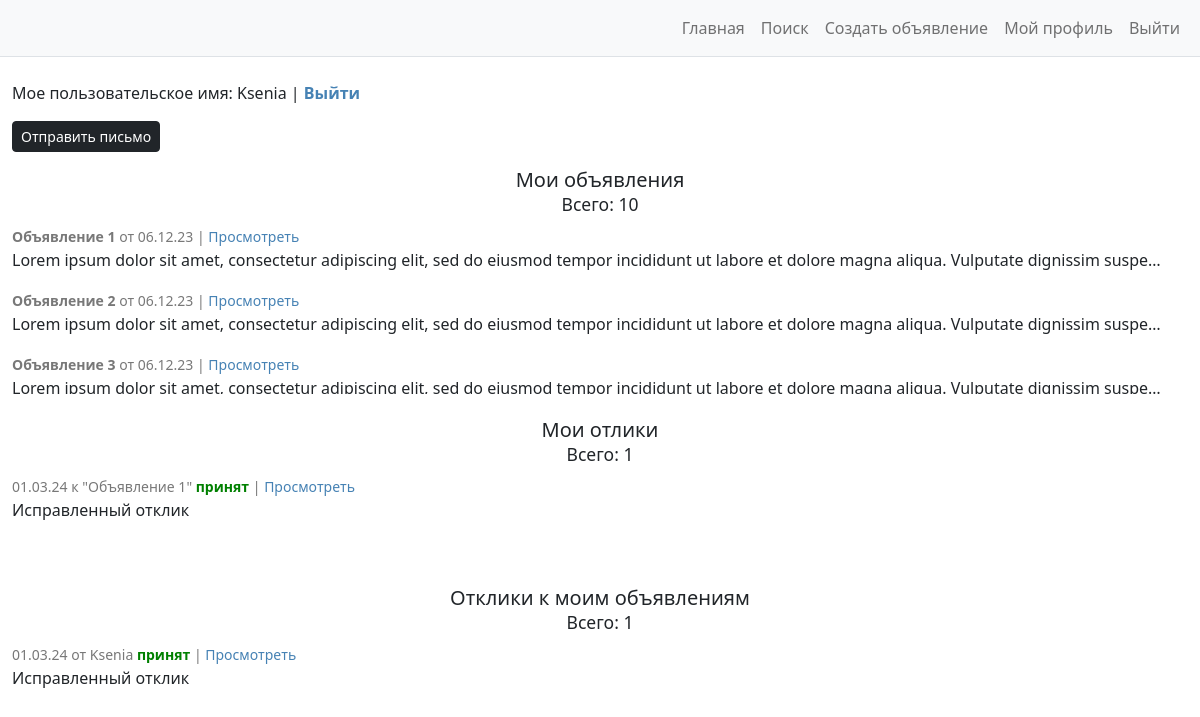
The app's page /my_profile/ (signed in), older data.
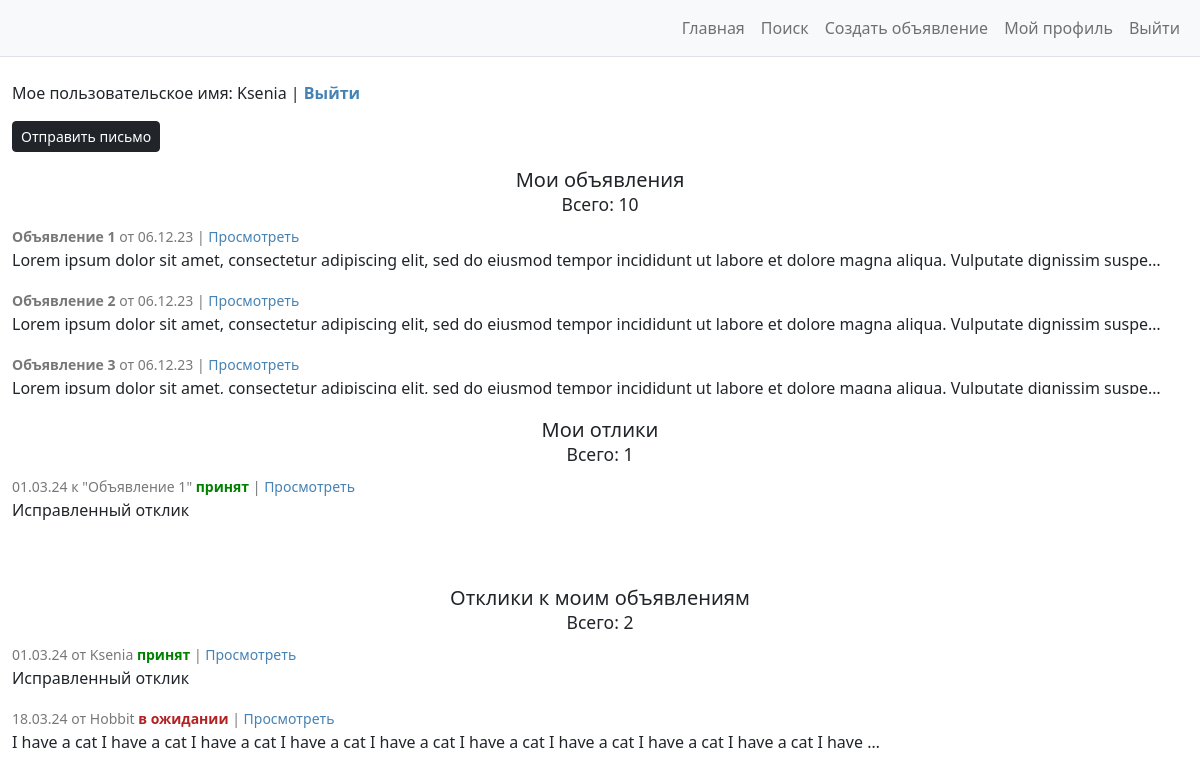
The same page, newer data.
### advertisments/models.py (models this page shows, shortened)
class Ad(models.Model):
    pub_date = models.DateTimeField(
        auto_now_add=True
    )
    author = models.ForeignKey(
        to=User,
        on_delete=models.CASCADE,
    )
    title = models.CharField(
        max_length=255,
        help_text='До 255 символов',
    )
    category = models.CharField(
        max_length=18,
        choices=CATEGORIES,
        default=None,
    )
    content = RichTextUploadingField(
        blank=True
    )
    class Meta:
        ordering = ['pub_date']
        verbose_name = 'Объявление'
        verbose_name_plural = 'Объявления'

class Reply(models.Model):
    author = models.ForeignKey(
        to=User,
        on_delete=models.CASCADE,
    )
    date_sent = models.DateTimeField(
        auto_now_add=True,
    )
    ad = models.ForeignKey(
        to=Ad,
        on_delete=models.CASCADE,
        related_name='replies_to_ad',
    )
    text = models.TextField(
        blank=True,
    )
    is_accepted = models.BooleanField(
        default=False
    )
    class Meta:
        ordering = ['date_sent']
        verbose_name = 'Отклик'
        verbose_name_plural = 'Отклики'

### advertisments/views.py (the view)
# urls.py: path('my_profile/', UserProfile.as_view(), name='user_profile'),
class UserProfile(ListView):
    template_name = "profile_scroll.html"
    model = Ad
    def get_context_data(self, **kwargs):
        context = super().get_context_data(**kwargs)
        context['ads'] = Ad.objects.filter(author=self.request.user)
        context['replies'] = Reply.objects.filter(author=self.request.user).all()
        context['replies_to_self_ads'] = Reply.objects.filter(ad__author=self.request.user).all()
        return context

### advertisments/templates/profile_scroll.html (shortened to what this page needs)
{% extends 'base.html' %}
{% block content %}
<div class="container-fluid" style="width:1200px;margin:0 auto">
    <br />
    <p>
        Мое пользовательское имя: {{ request.user.username }} |
        <a href="{% url 'logout' %}">
            <b>Выйти</b>
        </a>
    </p>
    <p>
        <a href="{% url 'test' %}" class="btn btn-dark btn-sm">
            Отправить письмо
        </a>
    </p>
</div>
<div class="container-fluid" style="width:1200px;margin:0 auto">
    <h5 align="center">
        Мои объявления
        <br/>
        <small>Всего: {{ ads.count }}</small>
    </h5>
</div>
<div class="container-fluid" style="width:1200px;margin:0 auto;max-height:170px;overflow:auto">
    {% if ads %}
        {% for ad in ads %}
        <p>
            <small style="color:rgb(120, 120, 120)">
                <b>{{ ad.title }}</b> от {{ ad.pub_date|date:'d.m.y' }} |
                <a href="{% url 'ads_detail' ad.id %}">Просмотреть</a>
            </small>
            <br />
            {{ ad.content|striptags|truncatechars:150 }}
        </p>
        {% endfor %}
    {% else %}
    <p>Здесь будут Ваши объявления</p>
    {% endif %}
</div>
<div class="container-fluid" style="width:1200px;margin:0 auto">
    <br />
    <h5 align="center">
        Мои отлики
        <br />
        <small>Всего: {{ replies.count }}</small>
    </h5>
</div>
<div class="container-fluid" style="width:1200px;margin:0 auto;max-height:170px;overflow:auto">
    {% if replies %}
        {% for reply in replies %}
        <p>
            <small style="color:rgb(120, 120, 120)">
                {{ reply.date_sent|date:'d.m.y' }} к "{{ reply.ad.title }}"
                {% if reply.is_accepted %}
                    <strong style="color: #008000">принят</strong> |
                {% else %}
                    <strong style="color: #B22222">в ожидании</strong> |
                {% endif %}
                <a href="{% url 'reply_detail' reply.id %}">Просмотреть</a>
            </small>
            <br />
            {{ reply.text|striptags|truncatechars:125 }}
        </p>
        {% endfor %}
    {% else %}
    <p>Здесь будут Ваши отклики</p>
    {% endif %}
    <br />
</div>
<div class="container-fluid" style="width:1200px;margin:0 auto">
    <br />
    <h5 align="center">
        Отклики к моим объявлениям
        <br />
        <small>Всего: {{ replies_to_self_ads.count }}</small>
    </h5>
</div>
<div class="container-fluid" style="width:1200px;margin:0 auto;max-height:170px;overflow:auto">
    {% if replies_to_self_ads %}
        {% for reply in replies_to_self_ads %}
        <p>
            <small style="color:rgb(120, 120, 120)">
                {{ reply.date_sent|date:'d.m.y' }} от {{ reply.author }}
                {% if reply.is_accepted %}
                    <strong style="color: #008000">принят</strong> |
                {% else %}
                    <strong style="color: #B22222">в ожидании</strong> |
                {% endif %}
                <a href="{% url 'reply_detail' reply.id %}">Просмотреть</a>
            </small>
            <br />
            {{ reply.text|striptags|truncatechars:125 }}
        </p>
        {% endfor %}
    {% else %}
    <p>Здесь будут отклики к Вашим объявлениям</p>
    {% endif %}
    <br />
</div>
{% endblock content %}

Row changes from the older to the newer data that the page shows:
added Reply: date_sent "18.03.24", author "Hobbit", is_accepted "в ожидании", text "I have a cat I have a cat I have a cat I have a cat I have a cat I have a cat I have a cat I have a cat I have a cat I have …", shown under "Отклики к моим объявлениям Всего: 2"
Text that changed along with them:
{{ replies_to_self_ads.count }}: "1" → "2"
